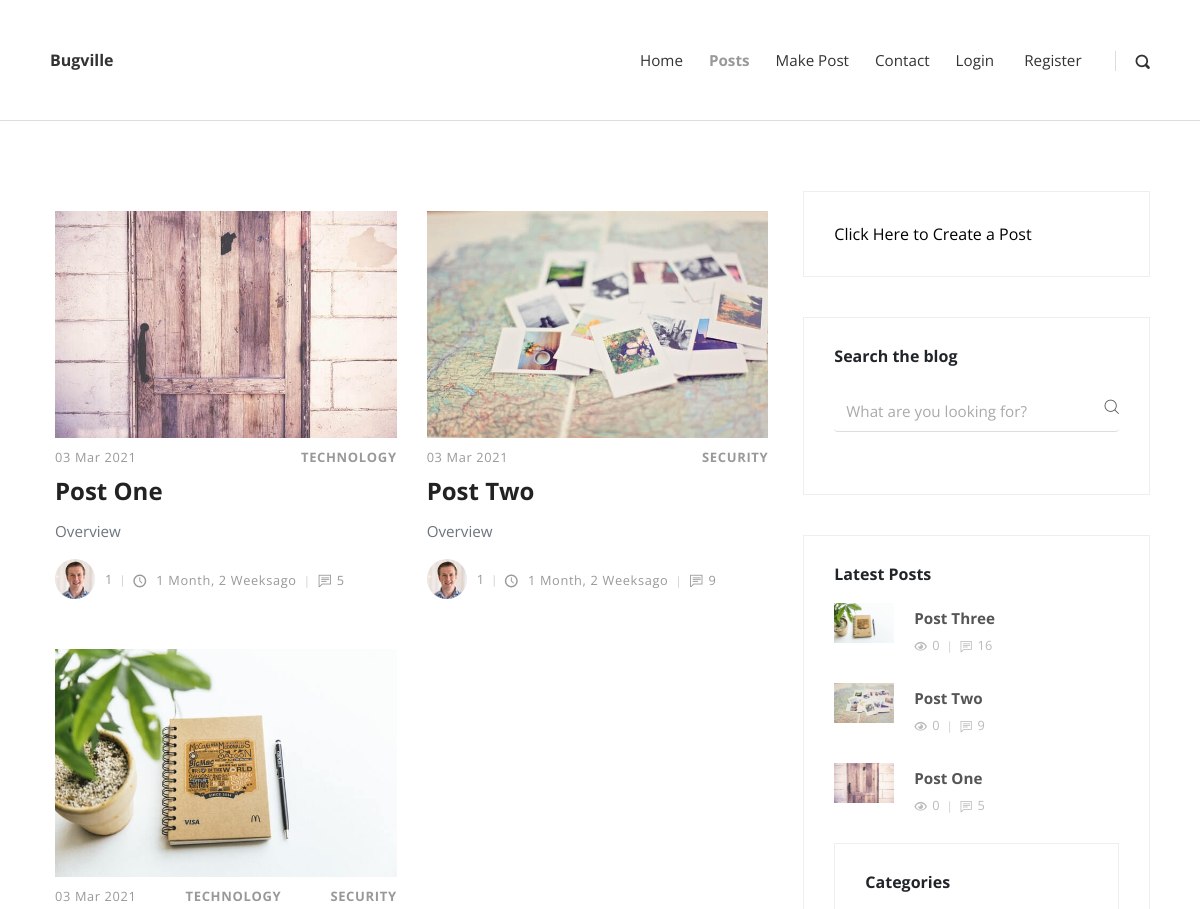
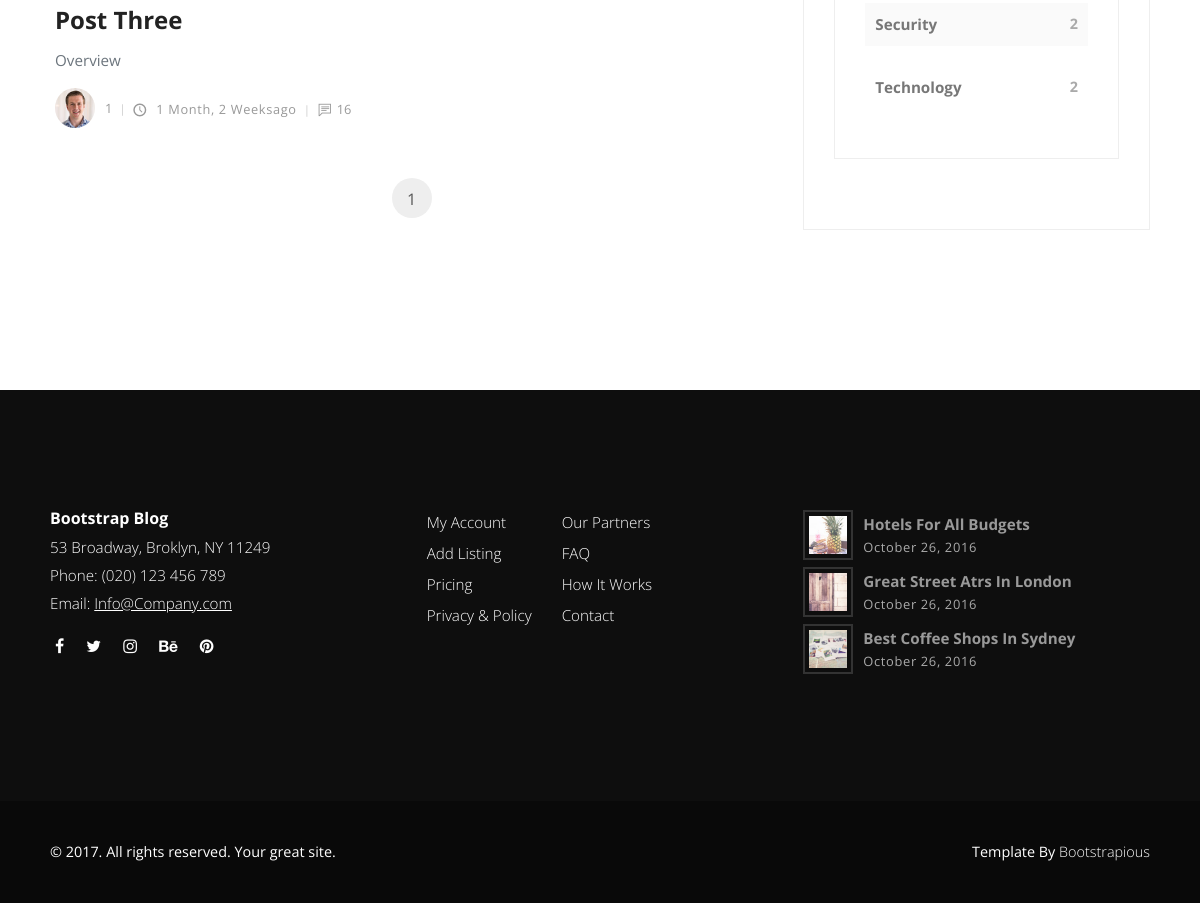
Page /blog on the committed database (2 pictures, top to bottom).
### posts/models.py (models this page shows, shortened)
class Post(models.Model):
    title = models.CharField(max_length=100)
    overview = models.TextField()
    timestamp = models.DateTimeField(auto_now_add=True)
    comment_count = models.IntegerField(default = 0)
    view_count = models.IntegerField(default = 0)
    author = models.TextField()
    profile_picture = models.ImageField(upload_to='profile_pic', default='avatar-1.jpg')
    thumbnail = models.ImageField(upload_to='profile_pic', default='blog-post-2.jpg')
    categories = models.ManyToManyField(Category)
    featured = models.BooleanField(default = False)
    def get_absolute_url(self):
        return reverse('post-detail', kwargs={
            'id': self.id
        })

class Category(models.Model):
    title = models.CharField(max_length=20)
    def __str__(self):
        return self.title

### posts/views.py (the view)
# urls.py: path('blog', blog, name='blog'),
def blog(request):
    cat_count = categories_count()
    most_recent = Post.objects.order_by('-timestamp')[:3]
    all_post = Post.objects.all()
    paginator = Paginator(all_post, 4)
    page_request_var = 'page'
    page = request.GET.get(page_request_var)
    try:
        paginated_queryset = paginator.page(page)
    except PageNotAnInteger:
        paginated_queryset = paginator.page(1)
    except EmptyPage:
        paginated_queryset = paginator.page(paginator.num_pages)
    context = {
        'post_list': paginated_queryset,
        'most_recent': most_recent,
        'cat_count': cat_count,
        'page_request_var': page_request_var
    }
    return render(request, 'blog.html', context)

### posts/views.py (called while the page is built)
def categories_count():
    queryset = Post.objects.values('categories__title').annotate(Count('categories__title'))
    return queryset

### templates/blog.html (shortened to what this page needs)
{% extends 'base_files/base.html' %}
{% load static %}
{% block content %}
<div class="container">
    <div class="row">
        <main class="posts-listing col-lg-8">
            <div class="container">
                <div class="row">
                    {% for post in post_list %}
                    <div class="post col-xl-6">
                        <div class="post-thumbnail"><a href="{{ post.get_absolute_url }}"><img src="{{ post.thumbnail.url }}"
                                                                             alt="..." class="img-fluid"></a></div>
                        <div class="post-details">
                            <div class="post-meta d-flex justify-content-between">
                                <div class="date meta-last">{{ post.timestamp|date:"d M Y" }}</div>
                                {% for cat in post.categories.all %}
                                <div class="category"><a href="#">{{ cat }}</a></div>
                                {% endfor %}
                            </div>
                            <a href="{{ post.get_absolute_url }}">
                                <h3 class="h4">{{ post.title }}</h3></a>
                            <p class="text-muted">{{ post.overview }}</p>
                            <footer class="post-footer d-flex align-items-center"><a href="#"
                                                                                     class="author d-flex align-items-center flex-wrap">
                                <div class="avatar"><img src="{{ post.profile_picture.url }}" alt="..."
                                                         class="img-fluid"></div>
                                <div class="title"><span>{{ post.author }}</span></div>
                            </a>
                                <div class="date"><i class="icon-clock"></i> {{ post.timestamp|timesince }}ago</div>
                                <div class="comments meta-last"><i class="icon-comment"></i>{{ post.comment_count }}</div>
                            </footer>
                        </div>
                    </div>
                    {% endfor %}
                </div>
                <nav aria-label="Page navigation example">
                    <ul class="pagination pagination-template d-flex justify-content-center">
                        <li class="page-item"><a href="<a href="{{ page_request_var }}={{post_list.number}}" class="page-link active">{{post_list.number }}</a></li>
                    </ul>
                </nav>
            </div>
        </main>
        <aside class="col-lg-4">
            <div class ="widget search">
		    <a href="{% url 'makepost' %}"> Click Here to Create a Post</a>
            </div>
            <div class="widget search">
                <header>
                    <h3 class="h6">Search the blog</h3>
                </header>
                <form action="{% url 'search' %}" class="search-form">
                    <div class="form-group">
                        <input type="text" name='ser' placeholder="What are you looking for?">
                        <button type="submit" class="submit"><i class="icon-search"></i></button>
                    </div>
                </form>
            </div>
            <div class="widget latest-posts">
                <header>
                    <h3 class="h6">Latest Posts</h3>
                </header>
                <div class="blog-posts">
                  {% for post in most_recent %}
                    <a href="{{ post.get_absolute_url }}">
                    <div class="item d-flex align-items-center">
                        <div class="image"><img src="{{ post.thumbnail.url }}" alt="..."
                                                class="img-fluid"></div>
                        <div class="title"><strong>{{ post.title }}</strong>
                            <div class="d-flex align-items-center">
                                <div class="views"><i class="icon-eye"></i>{{ post.view_count }}</div>
                                <div class="comments"><i class="icon-comment"></i>{{ post.comment_count }}</div>
                            </div>
                        </div>
                      </div>
                    </a>
                  {% endfor %}
            </div>
            <div class="widget categories">
                <header>
                    <h3 class="h6">Categories</h3>
                </header>
                {% for cat in cat_count %}
                <div class="item d-flex justify-content-between"><a href="#">{{ cat.categories__title }}</a><span>{{ cat.categories__title__count }}</span></div>
                {% endfor %}
            </div>
        </aside>
    </div>
</div>
{% endblock content %}

### templates/base_files/base.html (shortened to what this page needs)
<!DOCTYPE html>
<html>
{% include 'base_files/head.html' %}
<body>
{% include 'base_files/nav.html' %}
{% block content %}
{% endblock content %}
{% include 'base_files/footer.html' %}
</body>
</html>

### templates/base_files/head.html (shortened to what this page needs)
{% load static %}
<head>
    <link rel="stylesheet" href="{% static 'vendor/bootstrap/css/bootstrap.min.css' %}">
    <link rel="stylesheet" href="{% static 'vendor/font-awesome/css/font-awesome.min.css' %}">
    <link rel="stylesheet" href="{% static 'css/fontastic.css' %}">
    <link rel="stylesheet" href="{% static 'vendor/@fancyapps/fancybox/jquery.fancybox.min.css' %}">
    <link rel="stylesheet" href="{% static 'css/style.default.css' %}" id="theme-stylesheet">
    <link rel="stylesheet" href="{% static 'css/custom.css' %}">
    <link rel="stylesheet" href="{% static 'css/style.login.css' %}">
</head>

### templates/base_files/nav.html (shortened to what this page needs)
<header class="header">
    <nav class="navbar navbar-expand-lg">
        <div class="container">
            <div class="navbar-header d-flex align-items-center justify-content-between">
                <a href="/" class="navbar-brand">Bugville</a>
            </div>
            <div id="navbarcollapse" class="collapse navbar-collapse">
                <ul class="navbar-nav ml-auto">
                    <li class="nav-item"><a href="/" class="nav-link ">Home</a>
                    </li>
                    <li class="nav-item"><a href="/blog" class="nav-link active ">Posts</a>
                    </li>
                    <li class="nav-item"><a href="makepost" class="nav-link ">Make Post</a>
                    </li>
                    <li class="nav-item"><a href="{% url 'contact' %}" class="nav-link ">Contact</a>
                    </li>
                    <li class="nav-item">
                        {% if user.is_authenticated %}
                        <span class="nav-link">Welcome, {% if request.path == profile_url %}{{ user.username}}!{% else %}<a href="{% url 'profile' %}">{{user.username}}!</a>{% endif %}</span>
                        </li>
                        <li class="nav-item">
                            <span class="nav-link"><a href="{% url 'logout' %}">Logout</a></span>
                        </li>
                        {% else %}
                        <span><a href="{% url 'login' %}" class="nav-link">Login</a></span>
                        <span><a href="{% url 'signup' %}" class="nav-link">Register</a></span>
                        {% endif %}
                    </li>
                </ul>
                <div class="navbar-text"><a href="#" class="search-btn"><i class="icon-search-1"></i></a></div>
            </div>
        </div>
    </nav>
</header>

### templates/base_files/footer.html
 {% load static %}
<footer class="main-footer">
    <div class="container">
        <div class="row">
            <div class="col-md-4">
                <div class="logo">
                    <h6 class="text-white">Bootstrap Blog</h6>
                </div>
                <div class="contact-details">
                    <p>53 Broadway, Broklyn, NY 11249</p>
                    <p>Phone: (020) 123 456 789</p>
                    <p>Email: <a href="mailto:info@company.com">Info@Company.com</a></p>
                    <ul class="social-menu">
                        <li class="list-inline-item"><a href="#"><i class="fa fa-facebook"></i></a></li>
                        <li class="list-inline-item"><a href="#"><i class="fa fa-twitter"></i></a></li>
                        <li class="list-inline-item"><a href="#"><i class="fa fa-instagram"></i></a></li>
                        <li class="list-inline-item"><a href="#"><i class="fa fa-behance"></i></a></li>
                        <li class="list-inline-item"><a href="#"><i class="fa fa-pinterest"></i></a></li>
                    </ul>
                </div>
            </div>
            <div class="col-md-4">
                <div class="menus d-flex">
                    <ul class="list-unstyled">
                        <li><a href="#">My Account</a></li>
                        <li><a href="#">Add Listing</a></li>
                        <li><a href="#">Pricing</a></li>
                        <li><a href="#">Privacy &amp; Policy</a></li>
                    </ul>
                    <ul class="list-unstyled">
                        <li><a href="#">Our Partners</a></li>
                        <li><a href="#">FAQ</a></li>
                        <li><a href="#">How It Works</a></li>
                        <li><a href="#">Contact</a></li>
                    </ul>
                </div>
            </div>
            <div class="col-md-4">
                <div class="latest-posts"><a href="#">
                    <div class="post d-flex align-items-center">
                        <div class="image"><img src="{% static 'img/small-thumbnail-1.jpg' %}" alt="..."
                                                class="img-fluid"></div>
                        <div class="title"><strong>Hotels for all budgets</strong><span class="date last-meta">October 26, 2016</span>
                        </div>
                    </div>
                </a><a href="#">
                    <div class="post d-flex align-items-center">
                        <div class="image"><img src="{% static 'img/small-thumbnail-2.jpg' %}" alt="..."
                                                class="img-fluid"></div>
                        <div class="title"><strong>Great street atrs in London</strong><span class="date last-meta">October 26, 2016</span>
                        </div>
                    </div>
                </a><a href="#">
                    <div class="post d-flex align-items-center">
                        <div class="image"><img src="{% static 'img/small-thumbnail-3.jpg' %}" alt="..."
                                                class="img-fluid"></div>
                        <div class="title"><strong>Best coffee shops in Sydney</strong><span class="date last-meta">October 26, 2016</span>
                        </div>
                    </div>
                </a></div>
            </div>
        </div>
    </div>
    <div class="copyrights">
        <div class="container">
            <div class="row">
                <div class="col-md-6">
                    <p>&copy; 2017. All rights reserved. Your great site.</p>
                </div>
                <div class="col-md-6 text-right">
                    <p>Template By <a href="https://bootstrapious.com/p/bootstrap-carousel" class="text-white">Bootstrapious</a>
                    </p>
                </div>
            </div>
        </div>
    </div>
</footer>

### templates/base_files/scripts.html (shortened to what this page needs)
{% load static %}

### static_in_env/css/custom.css (style rules this page uses)
input[type=text], select, textarea { width: 100%; padding: 12px; border: 1px solid #ccc; border-radius: 4px; box-sizing: border-box; margin-top: 6px; margin-bottom: 16px; resize: vertical }
.container { border-radius: 5px; padding: 20px; }

### rows in the picture
Post: thumbnail (picture), timestamp "03 Mar 2021", title "Post One", overview "Overview", profile_picture (picture), author "1", timestamp "1 Month, 2 Weeks", comment_count "5", view_count "0"
Category: title "TECHNOLOGY"
Post: thumbnail (picture), timestamp "03 Mar 2021", title "Post Two", overview "Overview", profile_picture (picture), author "1", timestamp "1 Month, 2 Weeks", comment_count "9", view_count "0"
Category: title "SECURITY", categories__title "Security", categories__title__count "2"
Post: thumbnail (picture), timestamp "03 Mar 2021", title "Post Three", overview "Overview", profile_picture (picture), author "1", timestamp "1 Month, 2 Weeks", comment_count "16", view_count "0"

### other values in the picture
{{ post_list.number }} "1"
{{ cat.categories__title }} "Technology"
{{ cat.categories__title__count }} "2"
